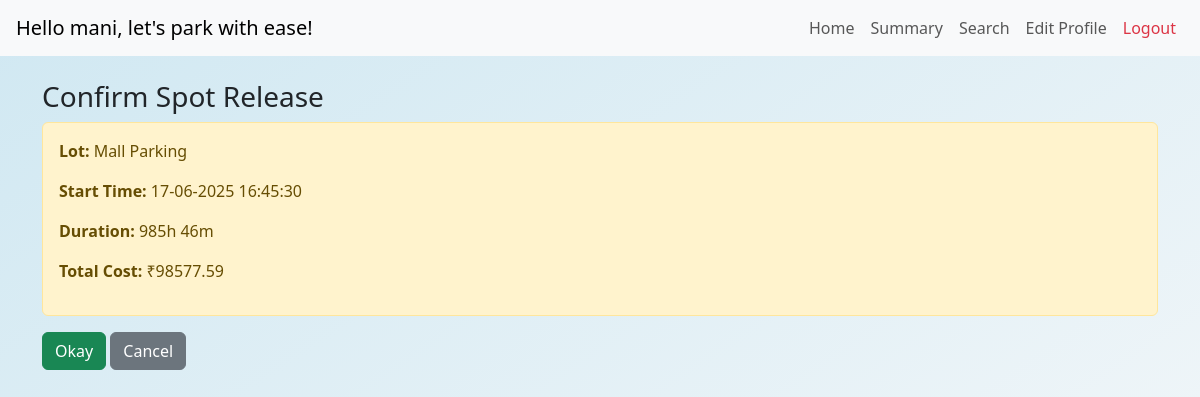
Page /user/release/2 (signed in) on the committed database.
### app/models/models.py (models this page shows, shortened)
class User(UserMixin, db.Model):
    id = db.Column(db.Integer, primary_key=True)
    username = db.Column(db.String(80), unique=True, nullable=False)
    password = db.Column(db.String(120), nullable=False)
    role = db.Column(db.String(10), nullable=False)
    full_name = db.Column(db.String(120), nullable=False)
    address = db.Column(db.String(200), nullable=False)
    pin_code = db.Column(db.String(10), nullable=False)
    email = db.Column(db.String(120), unique=True, nullable=False)
    phone_number = db.Column(db.String(15), nullable=False)

class ParkingLot(db.Model):
    id = db.Column(db.Integer, primary_key=True)
    name = db.Column(db.String(120), nullable=False)
    address = db.Column(db.String(200), nullable=False)
    pin_code = db.Column(db.String(10), nullable=False)
    price = db.Column(db.Float, nullable=False)
    max_spots = db.Column(db.Integer, nullable=False)
    spots = db.relationship('ParkingSpot', backref='lot', lazy=True, cascade="all, delete-orphan")

class Reservation(db.Model):
    id = db.Column(db.Integer, primary_key=True)
    user_id = db.Column(db.Integer, db.ForeignKey('user.id'), nullable=False)
    spot_id= db.Column(db.Integer, db.ForeignKey('parking_spot.id', ondelete='CASCADE'), nullable=False)
    start_time = db.Column(db.DateTime, nullable=False)
    end_time = db.Column(db.DateTime, nullable=True)
    cost = db.Column(db.Float, nullable=False, default=0.0)
    vehicle_number = db.Column(db.String(20), nullable=False)
    user_deleted = db.Column(db.Boolean, default=False)
    spot = db.relationship('ParkingSpot', backref=db.backref('reservations', passive_deletes=True))

### app/views/routes.py (the view, shortened to what this page needs)
    @main.route('/user/release/<int:reservation_id>', methods=['GET', 'POST'])
    @login_required
    def release(reservation_id):
        if current_user.role != 'user':
            return redirect(url_for('.login'))
        reservation = Reservation.query.get_or_404(reservation_id)
        if reservation.user_id != current_user.id:
            flash("Unauthorized.")
            return redirect(url_for('.user_dashboard'))
        now = datetime.now()
        duration = (now - reservation.start_time).total_seconds() / 3600
        spot = ParkingSpot.query.get(reservation.spot_id)
        lot = ParkingLot.query.get(spot.lot_id)
        cost = round(duration * lot.price, 2)
        hours = int(duration)
        minutes = int((duration - hours) * 60)
        return render_template(
            'confirm_release.html',
            reservation=reservation,
            lot=lot,
            duration=f"{hours}h {minutes}m",
            cost=cost
        )

### app/templates/confirm_release.html
{% extends 'base.html' %}
{% block content %}
<h3>Confirm Spot Release</h3>
<div class="alert alert-warning">
    <p><strong>Lot:</strong> {{ lot.name }}</p>
    <p><strong>Start Time:</strong> {{ reservation.start_time.strftime('%d-%m-%Y %H:%M:%S') }}</p>
    <p><strong>Duration:</strong> {{ duration }}</p>
    <p><strong>Total Cost:</strong> ₹{{ cost }}</p>
</div>
<form method="POST">
    <button type="submit" class="btn btn-success">Okay</button>
    <a href="{{ url_for('.user_dashboard') }}" class="btn btn-secondary">Cancel</a>
</form>
{% endblock %}

### app/templates/base.html (shortened to what this page needs)
<!doctype html>
<html lang="en">
<head>
    <link href="https://cdn.jsdelivr.net/npm/bootstrap@5.3.0/dist/css/bootstrap.min.css" rel="stylesheet">
    <link href="https://cdn.jsdelivr.net/npm/bootstrap-icons@1.10.5/font/bootstrap-icons.css" rel="stylesheet">
</head>
<body>
{% if current_user.is_authenticated %}
<nav class="navbar navbar-expand-lg navbar-light bg-light px-3">
  <a class="navbar-brand" href="#">
    {% if current_user.role == 'admin' %}
      Welcome Admin
    {% else %}
      Hello {{ current_user.username }}, let's park with ease!
    {% endif %}
  </a>
  <div class="collapse navbar-collapse" id="navbarNav">
    <ul class="navbar-nav ms-auto">
      {% if current_user.role == 'admin' %}
        <li class="nav-item"><a class="nav-link" href="{{ url_for('.admin_dashboard') }}">Home</a></li>
        <li class="nav-item"><a class="nav-link" href="{{ url_for('.admin_users') }}">Users</a></li>
        <li class="nav-item"><a class="nav-link" href="{{ url_for('.admin_search') }}">Search</a></li>
        <li class="nav-item"><a class="nav-link" href="{{ url_for('.admin_summary') }}">Summary</a></li>
        <li class="nav-item"><a class="nav-link" href="{{ url_for('.admin_profile') }}">View/Edit Profile</a></li>
      {% elif current_user.role == 'user' %}
        <li class="nav-item"><a class="nav-link" href="{{ url_for('.user_dashboard') }}">Home</a></li>
        <li class="nav-item"><a class="nav-link" href="{{ url_for('.user_summary') }}">Summary</a></li>
        <li class="nav-item"><a class="nav-link" href="{{ url_for('.user_search') }}">Search</a></li>
        <li class="nav-item"><a class="nav-link" href="{{ url_for('.user_profile') }}">Edit Profile</a></li>
      {% endif %}
      <li class="nav-item"><a class="nav-link text-danger" href="{{ url_for('.logout') }}">Logout</a></li>
    </ul>
  </div>
</nav>
{% endif %}
<div class="container mt-4">
  {% block content %}{% endblock %}
</div>
</body>
</html>

### app/templates/base.html (style rules this page uses)
body { background: linear-gradient(to bottom right, #d0e8f2, #f8f9fa); min-height: 100vh; }

### rows in the picture
User: username "mani"
ParkingLot: name "Mall Parking"
Reservation: start_time "17-06-2025 16:45:30"

### other values in the picture
{{ duration }} "985h 46m"
{{ cost }} "98577.59"
